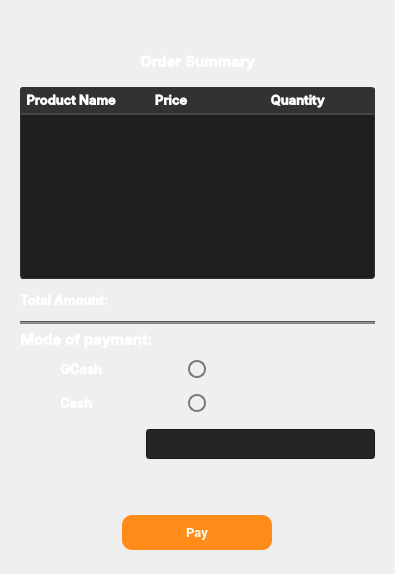
         <widget class="QWidget" name="orderSummaryPage">
          <layout class="QVBoxLayout" name="verticalLayout_14">
           <item>
            <widget class="QWidget" name="orderListWidget_2" native="true">
             <property name="sizePolicy">
              <sizepolicy hsizetype="Preferred" vsizetype="Expanding">
               <horstretch>0</horstretch>
               <verstretch>0</verstretch>
              </sizepolicy>
             </property>
             <layout class="QGridLayout" name="gridLayout_6">
              <property name="topMargin">
               <number>0</number>
              </property>
              <property name="rightMargin">
               <number>9</number>
              </property>
              <item row="8" column="0">
               <widget class="QLabel" name="label_35">
                <property name="minimumSize">
                 <size>
                  <width>0</width>
                  <height>0</height>
                 </size>
                </property>
                <property name="font">
                 <font>
                  <family>Inter SemiBold</family>
                  <pointsize>11</pointsize>
                  <bold>true</bold>
                 </font>
                </property>
                <property name="styleSheet">
                 <string notr="true">color: white;
</string>
                </property>
                <property name="text">
                 <string>Mode of payment:</string>
                </property>
               </widget>
              </item>
              <item row="6" column="0">
               <layout class="QHBoxLayout" name="horizontalLayout_6">
                <item>
                 <widget class="QLabel" name="label_34">
                  <property name="minimumSize">
                   <size>
                    <width>0</width>
                    <height>0</height>
                   </size>
                  </property>
                  <property name="font">
                   <font>
                    <family>Inter SemiBold</family>
                    <pointsize>10</pointsize>
                    <bold>true</bold>
                   </font>
                  </property>
                  <property name="styleSheet">
                   <string notr="true">color: white;
</string>
                  </property>
                  <property name="text">
                   <string>Total Amount:</string>
                  </property>
                 </widget>
                </item>
                <item>
                 <widget class="QLabel" name="totalPymtLbl_3">
                  <property name="sizePolicy">
                   <sizepolicy hsizetype="Expanding" vsizetype="Preferred">
                    <horstretch>0</horstretch>
                    <verstretch>0</verstretch>
                   </sizepolicy>
                  </property>
                  <property name="minimumSize">
                   <size>
                    <width>40</width>
                    <height>30</height>
                   </size>
                  </property>
                  <property name="maximumSize">
                   <size>
                    <width>60</width>
                    <height>16777215</height>
                   </size>
                  </property>
                  <property name="font">
                   <font>
                    <family>Inter Medium</family>
                    <pointsize>11</pointsize>
                    <bold>false</bold>
                   </font>
                  </property>
                  <property name="styleSheet">
                   <string notr="true">color: white;
</string>
                  </property>
                  <property name="text">
                   <string/>
                  </property>
                 </widget>
                </item>
                <item>
                 <widget class="QLabel" name="totalPymtLbl_2">
                  <property name="sizePolicy">
                   <sizepolicy hsizetype="Expanding" vsizetype="Preferred">
                    <horstretch>0</horstretch>
                    <verstretch>0</verstretch>
                   </sizepolicy>
                  </property>
                  <property name="minimumSize">
                   <size>
                    <width>0</width>
                    <height>30</height>
                   </size>
                  </property>
                  <property name="font">
                   <font>
                    <family>Inter Medium</family>
                    <pointsize>10</pointsize>
                    <bold>false</bold>
                   </font>
                  </property>
                  <property name="styleSheet">
                   <string notr="true">color: white;
</string>
                  </property>
                  <property name="text">
                   <string/>
                  </property>
                 </widget>
                </item>
               </layout>
              </item>
              <item row="5" column="0">
               <widget class="QTableWidget" name="order_table_2">
                <property name="sizePolicy">
                 <sizepolicy hsizetype="Expanding" vsizetype="Expanding">
                  <horstretch>50</horstretch>
                  <verstretch>0</verstretch>
                 </sizepolicy>
                </property>
                <property name="font">
                 <font>
                  <family>Inter Medium</family>
                  <pointsize>9</pointsize>
                  <bold>false</bold>
                 </font>
                </property>
                <property name="styleSheet">
                 <string notr="true">QTableWidget {
    background-color: #1F1F1F;
    border-radius: 3px;
    border: 1px solid rgb(50, 50, 50);
 	color: white;

}

QTableWidget::section {
    border: none;
    border-bottom: 1px solid #d0c6ff;
    text-align: center; /* Set text alignment to center */
    padding: 3px 5px;
}

QHeaderView::section {
    background-color: rgb(50, 50, 50);
    color: white;
    border: none;
    border-bottom: 2px solid rgb(70,70,70);
	

    text-align: center; /* Set text alignment to center */
    padding: 2px 4px;
}

QTableView::item {
    color: white;
    padding: 5px;
    text-align: center; /* Set text alignment to center */
}

QTableView::item:alternate {
    background-color: #272727; 
}
QTableWidget::item:selected {
    background-color: #454545; /* Background color when item is selected */
}

QScrollBar:vertical {
    border: none;
    background: #3B3B3B;
    width: 10px;
    margin: 0px 0px 0px 0px;
}

QScrollBar::handle:vertical {
    background-color: #606060;
    min-height: 20px;
    border-radius: 5px;
}

QScrollBar::add-line:vertical,
QScrollBar::sub-line:vertical {
    border: none;
    background: none;
}

QScrollBar::add-page:vertical,
QScrollBar::sub-page:vertical {
    background: none;
}

QScrollBar:hover {
    opacity: 0.7;
}</string>
                </property>
                <property name="horizontalScrollBarPolicy">
                 <enum>Qt::ScrollBarPolicy::ScrollBarAlwaysOff</enum>
                </property>
                <property name="dragEnabled">
                 <bool>false</bool>
                </property>
                <property name="alternatingRowColors">
                 <bool>true</bool>
                </property>
                <property name="selectionBehavior">
                 <enum>QAbstractItemView::SelectionBehavior::SelectRows</enum>
                </property>
                <property name="gridStyle">
                 <enum>Qt::PenStyle::NoPen</enum>
                </property>
                <property name="sortingEnabled">
                 <bool>true</bool>
                </property>
                <property name="wordWrap">
                 <bool>true</bool>
                </property>
                <attribute name="horizontalHeaderCascadingSectionResizes">
                 <bool>true</bool>
                </attribute>
                <attribute name="horizontalHeaderMinimumSectionSize">
                 <number>30</number>
                </attribute>
                <attribute name="horizontalHeaderDefaultSectionSize">
                 <number>100</number>
                </attribute>
                <attribute name="horizontalHeaderStretchLastSection">
                 <bool>true</bool>
                </attribute>
                <attribute name="verticalHeaderVisible">
                 <bool>false</bool>
                </attribute>
                <attribute name="verticalHeaderCascadingSectionResizes">
                 <bool>false</bool>
                </attribute>
                <attribute name="verticalHeaderStretchLastSection">
                 <bool>false</bool>
                </attribute>
                <column>
                 <property name="text">
                  <string>Product Name</string>
                 </property>
                 <property name="font">
                  <font>
                   <family>Inter SemiBold</family>
                   <pointsize>10</pointsize>
                   <bold>true</bold>
                  </font>
                 </property>
                </column>
                <column>
                 <property name="text">
                  <string>Price</string>
                 </property>
                 <property name="font">
                  <font>
                   <family>Inter SemiBold</family>
                   <pointsize>10</pointsize>
                   <bold>true</bold>
                  </font>
                 </property>
                </column>
                <column>
                 <property name="text">
                  <string>Quantity</string>
                 </property>
                 <property name="font">
                  <font>
                   <family>Inter SemiBold</family>
                   <pointsize>10</pointsize>
                   <bold>true</bold>
                  </font>
                 </property>
                </column>
               </widget>
              </item>
              <item row="3" column="0" alignment="Qt::AlignmentFlag::AlignHCenter">
               <widget class="QLabel" name="label_31">
                <property name="minimumSize">
                 <size>
                  <width>0</width>
                  <height>0</height>
                 </size>
                </property>
                <property name="font">
                 <font>
                  <family>Inter SemiBold</family>
                  <pointsize>11</pointsize>
                  <bold>true</bold>
                 </font>
                </property>
                <property name="styleSheet">
                 <string notr="true">color: white;
</string>
                </property>
                <property name="text">
                 <string>Order Summary</string>
                </property>
               </widget>
              </item>
              <item row="12" column="0">
               <layout class="QHBoxLayout" name="horizontalLayout_10">
                <item>
                 <widget class="QLabel" name="Amount_ContactNum">
                  <property name="sizePolicy">
                   <sizepolicy hsizetype="Expanding" vsizetype="Preferred">
                    <horstretch>0</horstretch>
                    <verstretch>0</verstretch>
                   </sizepolicy>
                  </property>
                  <property name="minimumSize">
                   <size>
                    <width>50</width>
                    <height>30</height>
                   </size>
                  </property>
                  <property name="maximumSize">
                   <size>
                    <width>120</width>
                    <height>16777215</height>
                   </size>
                  </property>
                  <property name="font">
                   <font>
                    <family>Inter Medium</family>
                    <pointsize>10</pointsize>
                    <bold>false</bold>
                   </font>
                  </property>
                  <property name="styleSheet">
                   <string notr="true">color: white;
</string>
                  </property>
                  <property name="text">
                   <string/>
                  </property>
                 </widget>
                </item>
                <item>
                 <widget class="QLineEdit" name="Amt_ContactNum_Val">
                  <property name="minimumSize">
                   <size>
                    <width>0</width>
                    <height>30</height>
                   </size>
                  </property>
                  <property name="font">
                   <font>
                    <family>Inter Medium</family>
                    <pointsize>10</pointsize>
                   </font>
                  </property>
                  <property name="styleSheet">
                   <string notr="true">background-color: rgb(37, 37, 37);
color:white;

</string>
                  </property>
                  <property name="placeholderText">
                   <string/>
                  </property>
                 </widget>
                </item>
               </layout>
              </item>
              <item row="4" column="0">
               <spacer name="verticalSpacer_4">
                <property name="orientation">
                 <enum>Qt::Orientation::Vertical</enum>
                </property>
                <property name="sizeType">
                 <enum>QSizePolicy::Policy::Fixed</enum>
                </property>
                <property name="sizeHint" stdset="0">
                 <size>
                  <width>20</width>
                  <height>10</height>
                 </size>
                </property>
               </spacer>
              </item>
              <item row="1" column="0">
               <widget class="QPushButton" name="backBtn">
                <property name="minimumSize">
                 <size>
                  <width>30</width>
                  <height>30</height>
                 </size>
                </property>
                <property name="maximumSize">
                 <size>
                  <width>30</width>
                  <height>30</height>
                 </size>
                </property>
                <property name="font">
                 <font>
                  <family>Roboto</family>
                  <pointsize>10</pointsize>
                  <bold>true</bold>
                 </font>
                </property>
                <property name="styleSheet">
                 <string notr="true">QPushButton {
    padding: 6px 14px;
    font-family: &quot;Roboto&quot;, sans-serif;
    border-radius: 10px;
    border: none;
    color: white;
    background: transparent;
    box-shadow: 0px 0.5px 1.5px rgba(54, 122, 246, 0.25), inset 0px 0.8px 0px -0.25px rgba(255, 255, 255, 0.2);
    user-select: none;
    -webkit-user-select: none;
    touch-action: manipulation;
    transition: background-color 0.2s, box-shadow 0.2s; 
}
QPushButton::pressed {
    background-color: #B7B7B7;
    box-shadow: 0px 1px 2px rgba(0, 0, 0, 0.5) inset;
	color:black;
}
</string>
                </property>
                <property name="text">
                 <string/>
                </property>
                <property name="icon">
                 <iconset resource="../res.qrc">
                  <normaloff>:/icon/icons/icons8-back-48.png</normaloff>:/icon/icons/icons8-back-48.png</iconset>
                </property>
                <property name="iconSize">
                 <size>
                  <width>25</width>
                  <height>25</height>
                 </size>
                </property>
                <property name="checkable">
                 <bool>true</bool>
                </property>
                <property name="autoExclusive">
                 <bool>true</bool>
                </property>
               </widget>
              </item>
              <item row="10" column="0">
               <layout class="QHBoxLayout" name="horizontalLayout_9">
                <property name="leftMargin">
                 <number>40</number>
                </property>
                <property name="rightMargin">
                 <number>75</number>
                </property>
                <item>
                 <widget class="QLabel" name="label_38">
                  <property name="minimumSize">
                   <size>
                    <width>0</width>
                    <height>0</height>
                   </size>
                  </property>
                  <property name="font">
                   <font>
                    <family>Inter SemiBold</family>
                    <pointsize>10</pointsize>
                    <bold>true</bold>
                   </font>
                  </property>
                  <property name="styleSheet">
                   <string notr="true">color: white;
</string>
                  </property>
                  <property name="text">
                   <string>Cash</string>
                  </property>
                 </widget>
                </item>
                <item>
                 <widget class="QRadioButton" name="cashSelectBtn">
                  <property name="styleSheet">
                   <string notr="true">QRadioButton::indicator {
    width: 14px;
    height: 14px;
    border-radius: 9px;
    border: 2px solid #7a7a7a;
    background-color: transparent;
}

QRadioButton::indicator:hover {
    border: 2px solid #0d6efd;
}

QRadioButton::indicator:checked {
    background-color: #FF8C18;
    border: 2px solid #FF8C18;
}

QRadioButton::indicator:checked:hover {
    background-color: #FF8C18;
    border: 2px solid #0d6efd;
}

QRadioButton {
    font-size: 16px;
    color: #333;
    padding: 5px;
}
</string>
                  </property>
                  <property name="text">
                   <string/>
                  </property>
                 </widget>
                </item>
               </layout>
              </item>
              <item row="9" column="0">
               <layout class="QHBoxLayout" name="horizontalLayout_7">
                <property name="leftMargin">
                 <number>40</number>
                </property>
                <property name="rightMargin">
                 <number>75</number>
                </property>
                <item>
                 <widget class="QLabel" name="label_36">
                  <property name="minimumSize">
                   <size>
                    <width>0</width>
                    <height>0</height>
                   </size>
                  </property>
                  <property name="font">
                   <font>
                    <family>Inter SemiBold</family>
                    <pointsize>10</pointsize>
                    <bold>true</bold>
                   </font>
                  </property>
                  <property name="styleSheet">
                   <string notr="true">color: white;
</string>
                  </property>
                  <property name="text">
                   <string>GCash</string>
                  </property>
                 </widget>
                </item>
                <item>
                 <widget class="QRadioButton" name="gcashSelectRBtn">
                  <property name="styleSheet">
                   <string notr="true">QRadioButton::indicator {
    width: 14px;
    height: 14px;
    border-radius: 9px;
    border: 2px solid #7a7a7a;
    background-color: transparent;
}

QRadioButton::indicator:hover {
    border: 2px solid #0d6efd;
}

QRadioButton::indicator:checked {
    background-color: #FF8C18;
    border: 2px solid #FF8C18;
}

QRadioButton::indicator:checked:hover {
    background-color: #FF8C18;
    border: 2px solid #0d6efd;
}

QRadioButton {
    font-size: 16px;
    color: #333;
    padding: 5px;
}
</string>
                  </property>
                  <property name="text">
                   <string/>
                  </property>
                 </widget>
                </item>
               </layout>
              </item>
              <item row="7" column="0" alignment="Qt::AlignmentFlag::AlignHCenter">
               <widget class="Line" name="line">
                <property name="minimumSize">
                 <size>
                  <width>355</width>
                  <height>0</height>
                 </size>
                </property>
                <property name="maximumSize">
                 <size>
                  <width>310</width>
                  <height>16777215</height>
                 </size>
                </property>
                <property name="styleSheet">
                 <string notr="true">background-color: gray;
opacity: 0.5;
</string>
                </property>
                <property name="orientation">
                 <enum>Qt::Orientation::Horizontal</enum>
                </property>
               </widget>
              </item>
              <item row="14" column="0">
               <widget class="QWidget" name="widget_22" native="true">
                <property name="minimumSize">
                 <size>
                  <width>0</width>
                  <height>50</height>
                 </size>
                </property>
                <layout class="QVBoxLayout" name="verticalLayout_13">
                 <item alignment="Qt::AlignmentFlag::AlignHCenter">
                  <widget class="QPushButton" name="payButton">
                   <property name="minimumSize">
                    <size>
                     <width>150</width>
                     <height>35</height>
                    </size>
                   </property>
                   <property name="maximumSize">
                    <size>
                     <width>100</width>
                     <height>25</height>
                    </size>
                   </property>
                   <property name="font">
                    <font>
                     <family>Roboto</family>
                     <pointsize>10</pointsize>
                     <bold>true</bold>
                    </font>
                   </property>
                   <property name="styleSheet">
                    <string notr="true">QPushButton {
    padding: 6px 14px;
    font-family: &quot;Roboto&quot;, sans-serif;
    border-radius: 10px;
    border: none;
    color: white;
    background: #FF8C18;
    box-shadow: 0px 0.5px 1.5px rgba(54, 122, 246, 0.25), inset 0px 0.8px 0px -0.25px rgba(255, 255, 255, 0.2);
    user-select: none;
    -webkit-user-select: none;
    touch-action: manipulation;
    transition: background-color 0.2s, box-shadow 0.2s; 
}
QPushButton::pressed {
    background-color: #B7B7B7;
    box-shadow: 0px 1px 2px rgba(0, 0, 0, 0.5) inset;
	color:black;
}
QPushButton:hover {
    background-color: #FFA54E; 
}</string>
                   </property>
                   <property name="text">
                    <string>Pay</string>
                   </property>
                   <property name="checkable">
                    <bool>true</bool>
                   </property>
                   <property name="autoExclusive">
                    <bool>true</bool>
                   </property>
                  </widget>
                 </item>
                </layout>
               </widget>
              </item>
              <item row="11" column="0">
               <widget class="QWidget" name="widget_2" native="true"/>
              </item>
              <item row="13" column="0">
               <layout class="QHBoxLayout" name="horizontalLayout_11">
                <item>
                 <widget class="QLabel" name="changeLbl">
                  <property name="sizePolicy">
                   <sizepolicy hsizetype="Expanding" vsizetype="Preferred">
                    <horstretch>0</horstretch>
                    <verstretch>0</verstretch>
                   </sizepolicy>
                  </property>
                  <property name="minimumSize">
                   <size>
                    <width>50</width>
                    <height>30</height>
                   </size>
                  </property>
                  <property name="maximumSize">
                   <size>
                    <width>120</width>
                    <height>16777215</height>
                   </size>
                  </property>
                  <property name="font">
                   <font>
                    <family>Inter Medium</family>
                    <pointsize>10</pointsize>
                    <bold>false</bold>
                   </font>
                  </property>
                  <property name="styleSheet">
                   <string notr="true">color: white;
</string>
                  </property>
                  <property name="text">
                   <string/>
                  </property>
                 </widget>
                </item>
                <item>
                 <widget class="QLabel" name="changeAmount">
                  <property name="sizePolicy">
                   <sizepolicy hsizetype="Expanding" vsizetype="Preferred">
                    <horstretch>0</horstretch>
                    <verstretch>0</verstretch>
                   </sizepolicy>
                  </property>
                  <property name="minimumSize">
                   <size>
                    <width>40</width>
                    <height>30</height>
                   </size>
                  </property>
                  <property name="maximumSize">
                   <size>
                    <width>16777215</width>
                    <height>16777215</height>
                   </size>
                  </property>
                  <property name="font">
                   <font>
                    <family>Inter Medium</family>
                    <pointsize>11</pointsize>
                    <bold>false</bold>
                   </font>
                  </property>
                  <property name="styleSheet">
                   <string notr="true">color: white;
</string>
                  </property>
                  <property name="text">
                   <string/>
                  </property>
                 </widget>
                </item>
               </layout>
              </item>
              <item row="2" column="0">
               <spacer name="verticalSpacer_6">
                <property name="orientation">
                 <enum>Qt::Orientation::Vertical</enum>
                </property>
                <property name="sizeType">
                 <enum>QSizePolicy::Policy::Fixed</enum>
                </property>
                <property name="sizeHint" stdset="0">
                 <size>
                  <width>20</width>
                  <height>5</height>
                 </size>
                </property>
               </spacer>
              </item>
             </layout>
            </widget>
           </item>
          </layout>
         </widget>
